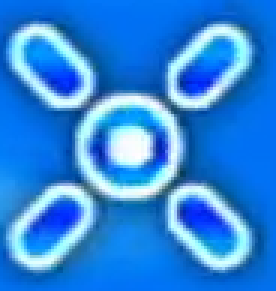
#> input picture cursor.png, 92 x 97 px (shown 3 times larger)
$ python cv_background.py
#> lines starting #> are read from the running program, lines starting #| are printed output that depends on the picture; after the words box and inside, x2 and y2 are one past the last pixel; in counts of white or black regions, pixels touching at a corner belong together; pictures that were not available may be replaced by others from this repository, and a replacement may not be noted
#> further down, template is the input picture: shape (97, 92, 3); mean B, G, R 221.7, 134.8, 47.3
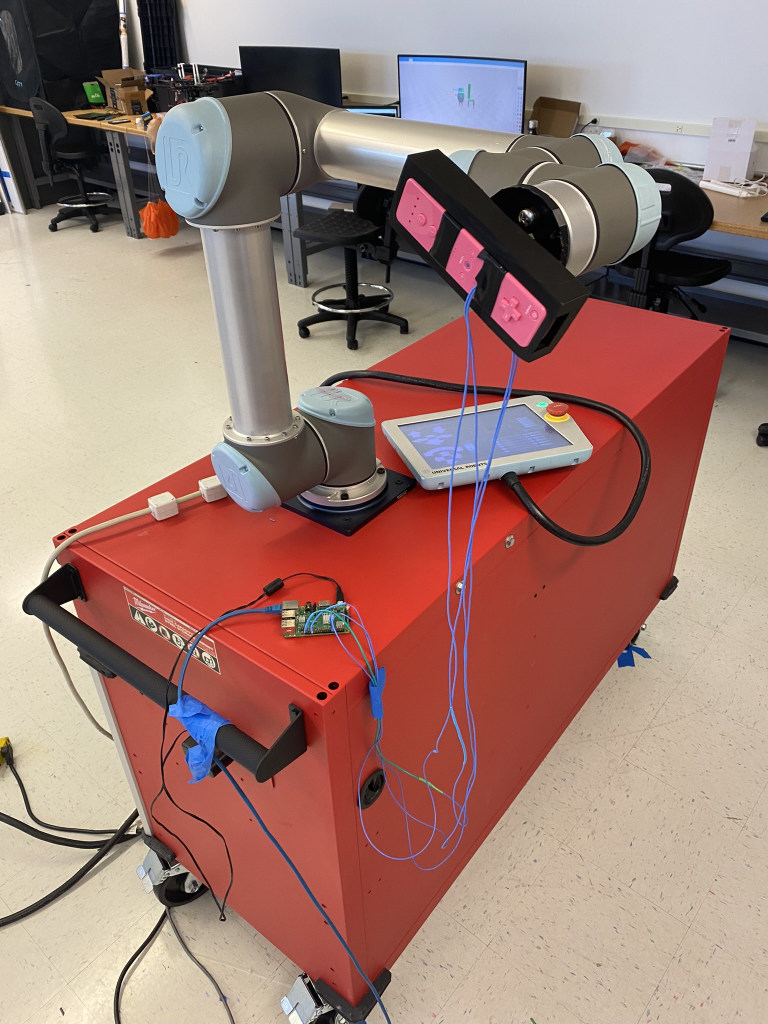
#> input picture media/Full Robot Pic.JPEG, 1536 x 2048 px, given in place of game_footage_3.mkv, which was not available (shown at 1/2 size)
#> further down, frame is the input picture: shape (2048, 1536, 3); mean B, G, R 115.5, 124.1, 157.9
import cv2 as cv
import numpy as np
import math
import time
import itertools as it


# [8 lines left out: function findCursorTM, not called in this run]

def findCursorORB(frame, template):
	gray_query_img = cv.cvtColor(template,cv.COLOR_BGR2GRAY)
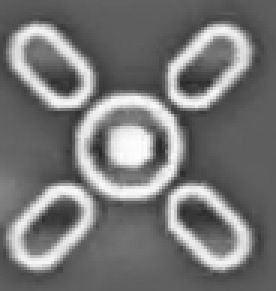
#> gray_query_img: shape (97, 92) (shown 3 times larger); min 38, max 255, mean 118.6
	gray_train_img = cv.cvtColor(frame, cv.COLOR_BGR2GRAY)
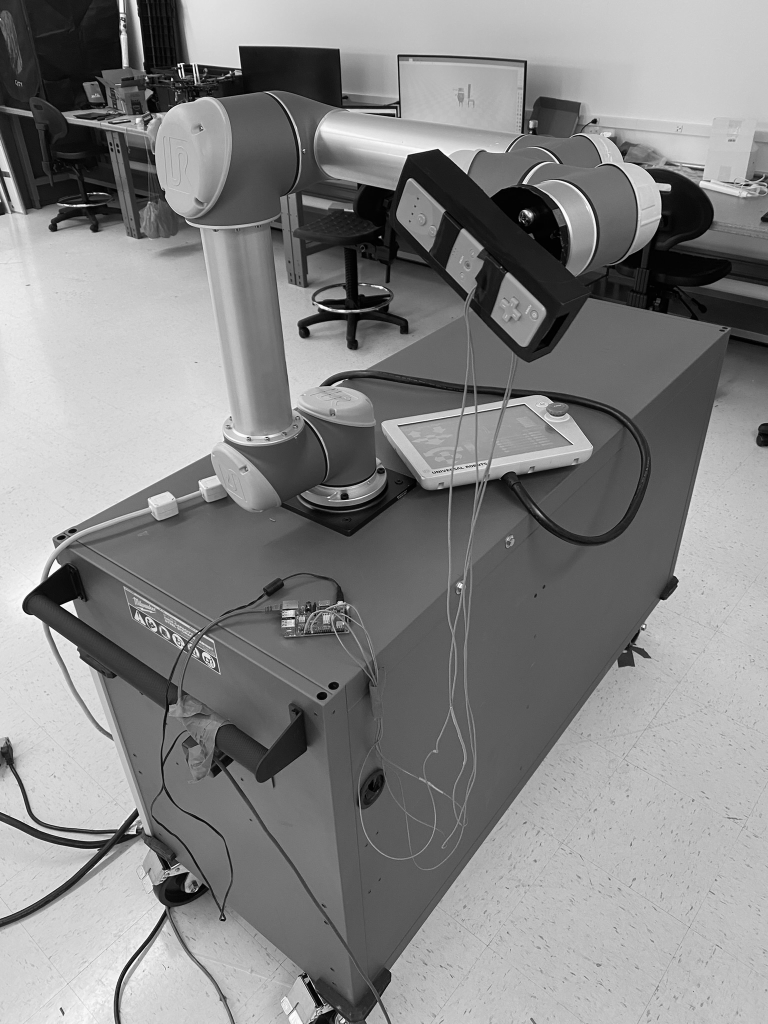
#> gray_train_img: shape (2048, 1536) (shown at 1/2 size); min 0, max 255, mean 133.2

	orb = cv.ORB_create(2000)
	queryKeypoints, queryDescriptors = orb.detectAndCompute(gray_query_img,None)
#> queryKeypoints = 52 keypoints; strongest (x, y, size): (53, 31, 31), (56, 31, 31), (58, 37, 31), (49, 46, 37.2)
	trainKeypoints, trainDescriptors = orb.detectAndCompute(gray_train_img,None)
#> trainKeypoints = 2000 keypoints; strongest (x, y, size): (356, 128, 31), (121, 1211, 31), (648, 2009, 31), (360, 131, 37.2)

	# [6 lines of commented-out code are left out]
	matcher = cv.BFMatcher_create()

	try:
		matches = matcher.knnMatch( queryDescriptors, trainDescriptors, 2 )
#> matches = 52 matches
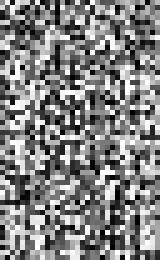
#> queryDescriptors: shape (52, 32) (shown 5 times larger); min 0, max 255, mean 130.5
	except:
		return None

	goodMatches = []
	for m,n in matches:
		if m.distance < .84 * n.distance:
			goodMatches.append(m)
#> this loop made 52 passes
#> after the loop, goodMatches = 1 matches

	if len(goodMatches) > 10:
		src_pts = np.float32([ queryKeypoints[m.queryIdx].pt for m in goodMatches ]).reshape(-1,1,2)
		dst_pts = np.float32([ trainKeypoints[m.trainIdx].pt for m in goodMatches ]).reshape(-1,1,2)

		M, mask = cv.findHomography(src_pts, dst_pts, cv.RANSAC,5.0)
		matchesMask = mask.ravel().tolist()
		h, w = gray_query_img.shape

		pts = np.float32([ [0,0],[0,h-1],[w-1,h-1],[w-1,0] ]).reshape(-1,1,2)
		dst = cv.perspectiveTransform(pts,M)
		frame = cv.polylines(frame,[np.int32(dst)],True,255,3, cv.LINE_AA)
	else:
		# print( "Not enough matches are found - {}/{}".format(len(goodMatches), 10) )
		matchesMask = None

	draw_params = dict(matchColor = (0,255,0), singlePointColor = None, matchesMask = matchesMask, flags = 2)

	final_img = cv.drawMatches(template, queryKeypoints, frame, trainKeypoints, goodMatches, None, **draw_params)
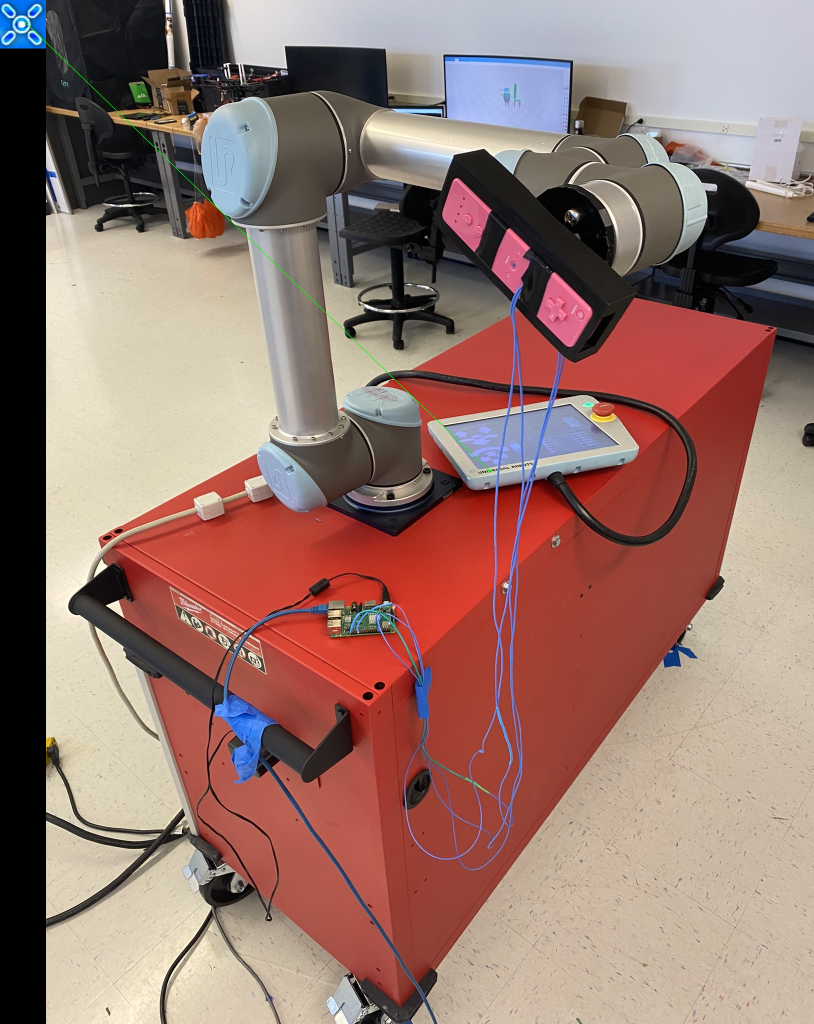
#> final_img: shape (2048, 1628, 3) (shown at 1/2 size); mean B, G, R 109.5, 117.5, 149.1

	cv.imshow('image', final_img)


# [51 lines left out: functions detectObj, drawLine, drawCursor, not called in this run]

def dist(x,y):
    return math.hypot(y[0]-x[0],y[1]-x[1])

# [5 lines left out: function sortedShortestPath, not called in this run]

# capture live footage
# vid = cv.VideoCapture( 1 )

###### MAIN LOOP ######

# vid = cv.VideoCapture('Video\game_footage.mkv')
# vid = cv.VideoCapture('Video\game_footage_2.mkv')
vid = cv.VideoCapture('Video\game_footage_3.mkv')
template = cv.imread('cursor.png')
# template = cv.imread('cursortrans_with_black_bg.png')

# background subtraction parameter (change to get better detection)
bgHistory = 110
bgVarThreshold = 300
bgDetectShadow = False
obj_dectection = cv.createBackgroundSubtractorMOG2(bgHistory, bgVarThreshold, bgDetectShadow)

# tracker = cv.legacy.TrackerMOSSE_create()
tracker = cv.TrackerCSRT_create()
# tracker = cv.TrackerKCF_create()

# fps counter
prev_frame_time = 0
new_frame_time = 0
frame_count = 0

isCursorFound = False
# isCursorFound = True
returnSuccc = False

while(True):

	# Capture the video frameq
	ret, frame = vid.read()

	# [20 lines of commented-out code are left out]
	findCursorORB(frame, template)

	if frame_count % 60 == 0:
		isCursorFound = False
		frame_count = 0

	# TODO: broken code, need to find solutions
	if isCursorFound and returnSuccc:
		# This is the area that we are interested in using
		detectedContours = detectObj(frame)
		# This sorts the list of detected contours
		sortedDetectedContours = sortedShortestPath(detectedContours)
		# print(detectedContours)
		drawLine(sortedDetectedContours, color=(255,255, 0))

	# fps counter
	new_frame_time = time.time()
	fps = 1/(new_frame_time-prev_frame_time)
	prev_frame_time = new_frame_time
	fps = str(int(fps))
	cv.putText(frame, fps, (7, 70), cv.FONT_HERSHEY_COMPLEX_SMALL, 3, (0, 0, 255), 3, cv.LINE_AA)
#> frame: shape (2048, 1536, 3); 0.03% of pixels changed, all inside (x1, y1, x2, y2) = (10, 28, 44, 74)

	# Display the resulting frame
	cv.imshow('frame', frame)
	# [5 lines of commented-out code are left out]

	frame_count = frame_count + 1
	# set 'q' as quit
	if cv.waitKey(1) & 0xFF == ord('q'):
#> (key q is pressed here)
		break


# After the loop release the cap object
vid.release()
# Destroy all the windows
cv.destroyAllWindows()
